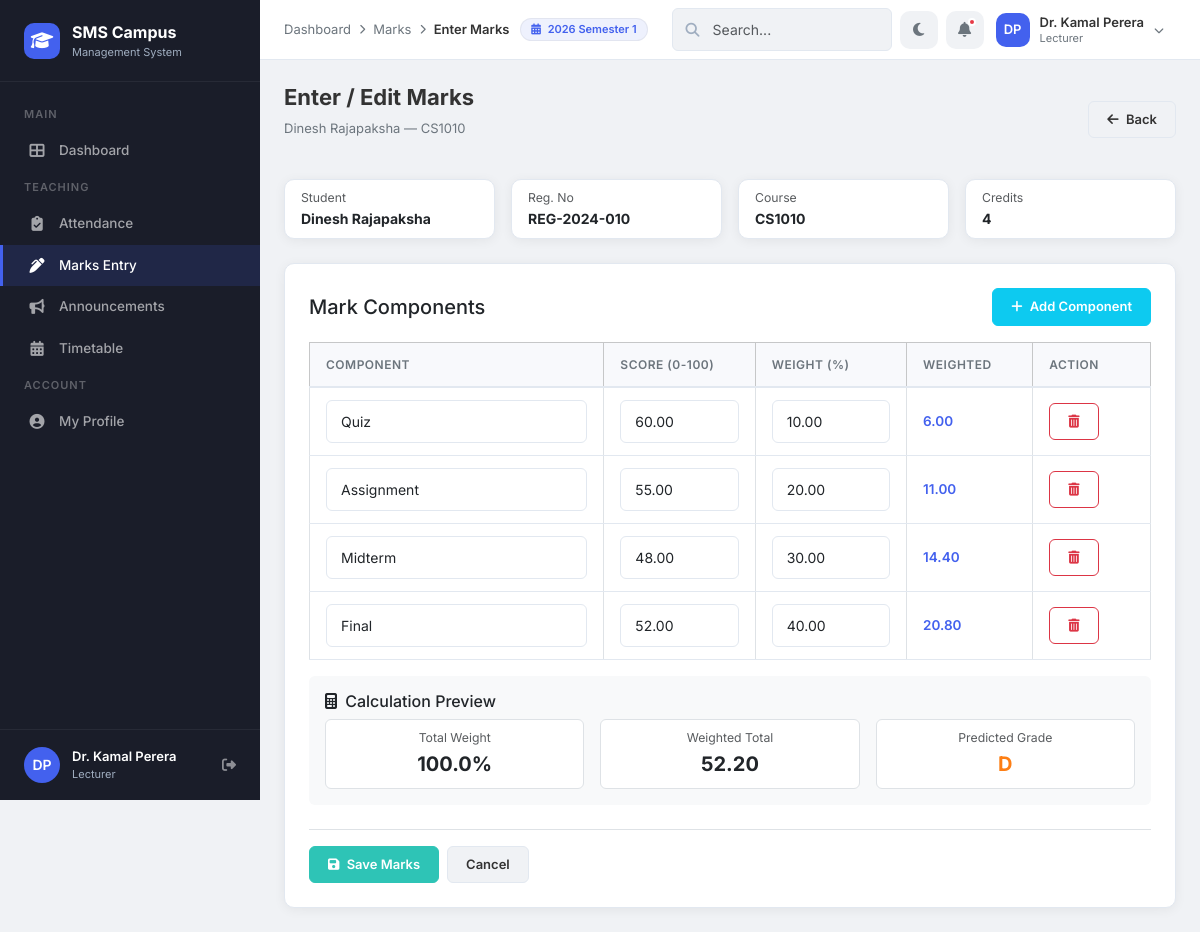
/modules/marks/edit.php?student_id=5&course_id=1 (signed in), run on the app's committed database.
### tables this page shows
CREATE TABLE IF NOT EXISTS `academic_periods` (
    `period_id`  INT(11)      NOT NULL AUTO_INCREMENT,
    `name`       VARCHAR(100) NOT NULL,
    `start_date` DATE         NOT NULL,
    `end_date`   DATE         NOT NULL,
    `is_current` TINYINT(1)   NOT NULL DEFAULT 0,
    PRIMARY KEY (`period_id`)
);

CREATE TABLE IF NOT EXISTS `students` (
    `student_id`      INT(11)      NOT NULL AUTO_INCREMENT,
    `user_id`         INT(11)      NOT NULL,
    `registration_no` VARCHAR(50)  NOT NULL,
    `department`      VARCHAR(100) NOT NULL,
    `intake_year`     YEAR(4)      NOT NULL,
    `status`          ENUM('active','suspended','graduated') DEFAULT 'active',
    PRIMARY KEY (`student_id`),
    UNIQUE KEY `uk_students_reg` (`registration_no`),
    KEY `fk_students_user` (`user_id`),
    CONSTRAINT `fk_students_user` FOREIGN KEY (`user_id`) REFERENCES `users` (`id`) ON DELETE CASCADE
);

CREATE TABLE IF NOT EXISTS `users` (
    `id`         INT(11)      NOT NULL AUTO_INCREMENT,
    `full_name`  VARCHAR(100) NOT NULL,
    `email`      VARCHAR(100) NOT NULL,
    `password`   VARCHAR(255) NOT NULL,
    `role`       ENUM('admin','lecturer','student') NOT NULL DEFAULT 'student',
    `created_at` TIMESTAMP    NOT NULL DEFAULT CURRENT_TIMESTAMP,
    PRIMARY KEY (`id`),
    UNIQUE KEY `uk_users_email` (`email`)
);

CREATE TABLE IF NOT EXISTS `courses` (
    `course_id`   INT(11)      NOT NULL AUTO_INCREMENT,
    `course_code` VARCHAR(20)  NOT NULL,
    `course_name` VARCHAR(150) NOT NULL,
    `credits`     INT(11)      NOT NULL DEFAULT 3,
    `created_at`  TIMESTAMP    NOT NULL DEFAULT CURRENT_TIMESTAMP,
    PRIMARY KEY (`course_id`),
    UNIQUE KEY `uk_courses_code` (`course_code`)
);

CREATE TABLE IF NOT EXISTS `marks` (
    `mark_id`    INT(11)       NOT NULL AUTO_INCREMENT,
    `student_id` INT(11)       NOT NULL,
    `course_id`  INT(11)       NOT NULL,
    `component`  VARCHAR(100)  NOT NULL,
    `score`      DECIMAL(5,2)  NOT NULL DEFAULT 0.00,
    `weight`     DECIMAL(5,2)  NOT NULL DEFAULT 0.00,
    PRIMARY KEY (`mark_id`),
    CONSTRAINT `fk_marks_student` FOREIGN KEY (`student_id`) REFERENCES `students` (`student_id`) ON DELETE CASCADE,
    CONSTRAINT `fk_marks_course`  FOREIGN KEY (`course_id`)  REFERENCES `courses`  (`course_id`)  ON DELETE CASCADE
);

### includes/helpers.php (called while the page is built, shortened)
<?php
function e($value) {
    return htmlspecialchars($value ?? '', ENT_QUOTES, 'UTF-8');
}
?>

### modules/marks/edit.php (the view, shortened to what this page needs)
<?php
require_once '../../includes/helpers.php';
require_once '../../config/db.php';
$studentId = isset($_GET['student_id']) ? intval($_GET['student_id']) : 0;
$courseId  = isset($_GET['course_id']) ? intval($_GET['course_id']) : 0;
$stmt = $pdo->prepare("SELECT s.student_id, s.registration_no, u.full_name FROM students s INNER JOIN users u ON s.user_id = u.id WHERE s.student_id = ?");
$stmt->execute([$studentId]);
$student = $stmt->fetch();
$stmt = $pdo->prepare("SELECT * FROM courses WHERE course_id = ?");
$stmt->execute([$courseId]);
$course = $stmt->fetch();
$stmt = $pdo->prepare("SELECT component, score, weight FROM marks WHERE student_id = ? AND course_id = ? ORDER BY mark_id ASC");
$stmt->execute([$studentId, $courseId]);
$existingMarks = $stmt->fetchAll();
$breadcrumbs = [
    ['label' => 'Dashboard', 'url' => '../../dashboards/lecturer_dashboard.php'],
    ['label' => 'Marks', 'url' => 'index.php?course_id=' . $courseId],
    ['label' => 'Enter Marks']
];
require_once '../../includes/header.php';
?>
<div class="page-header">
    <div><h1>Enter / Edit Marks</h1><p><?php echo e($student['full_name']); ?> — <?php echo e($course['course_code']); ?></p></div>
    <a href="index.php?course_id=<?php echo $courseId; ?>" class="btn btn-light"><i class="fas fa-arrow-left me-1"></i> Back</a>
</div>
<div class="row g-3 mb-4">
    <div class="col-md-3"><div class="card"><div class="card-body py-2 px-3"><small class="text-muted d-block">Student</small><strong><?php echo e($student['full_name']); ?></strong></div></div></div>
    <div class="col-md-3"><div class="card"><div class="card-body py-2 px-3"><small class="text-muted d-block">Reg. No</small><strong><?php echo e($student['registration_no']); ?></strong></div></div></div>
    <div class="col-md-3"><div class="card"><div class="card-body py-2 px-3"><small class="text-muted d-block">Course</small><strong><?php echo e($course['course_code']); ?></strong></div></div></div>
    <div class="col-md-3"><div class="card"><div class="card-body py-2 px-3"><small class="text-muted d-block">Credits</small><strong><?php echo $course['credits']; ?></strong></div></div></div>
</div>
<div class="card">
    <div class="card-body p-4">
        <div class="d-flex justify-content-between align-items-center mb-3">
            <h5 class="mb-0">Mark Components</h5>
            <button type="button" class="btn btn-sm btn-info text-white" onclick="addComponent()"><i class="fas fa-plus me-1"></i> Add Component</button>
        </div>
        <form method="POST" action="" id="marksForm">
            <div class="table-responsive">
                <table class="table table-bordered mb-0" id="marksTable">
                    <thead class="table-light">
                        <tr><th style="width:35%;">Component</th><th style="width:18%;">Score (0-100)</th><th style="width:18%;">Weight (%)</th><th style="width:15%;">Weighted</th><th style="width:14%;">Action</th></tr>
                    </thead>
                    <tbody id="componentsBody">
                        <?php if (!empty($existingMarks)): ?>
                            <?php foreach ($existingMarks as $mark): ?>
                            <tr class="component-row">
                                <td><input type="text" class="form-control form-control-sm" name="components[]" value="<?php echo e($mark['component']); ?>" placeholder="e.g. Quiz" required></td>
                                <td><input type="number" class="form-control form-control-sm" name="scores[]" value="<?php echo e($mark['score']); ?>" min="0" max="100" step="0.01" oninput="updateCalc()" required></td>
                                <td><input type="number" class="form-control form-control-sm" name="weights[]" value="<?php echo e($mark['weight']); ?>" min="0" max="100" step="0.01" oninput="updateCalc()" required></td>
                                <td class="weighted-value fw-600 text-primary align-middle">—</td>
                                <td><button type="button" class="btn btn-sm btn-outline-danger" onclick="removeRow(this)"><i class="fas fa-trash-alt"></i></button></td>
                            </tr>
                            <?php endforeach; ?>
                        <?php endif; ?>
                    </tbody>
                </table>
            </div>
            <div class="bg-light rounded p-3 mt-3">
                <h6 class="mb-2"><i class="fas fa-calculator me-1"></i> Calculation Preview</h6>
                <div class="row g-3 text-center">
                    <div class="col-md-4"><div class="bg-white rounded p-2 border"><small class="text-muted d-block">Total Weight</small><strong id="totalWeight" class="fs-5">0%</strong></div></div>
                    <div class="col-md-4"><div class="bg-white rounded p-2 border"><small class="text-muted d-block">Weighted Total</small><strong id="totalScore" class="fs-5">0.00</strong></div></div>
                    <div class="col-md-4"><div class="bg-white rounded p-2 border"><small class="text-muted d-block">Predicted Grade</small><strong id="predictedGrade" class="fs-5">—</strong></div></div>
                </div>
            </div>
            <div class="d-flex gap-2 pt-3 mt-4 border-top">
                <button type="submit" class="btn btn-success"><i class="fas fa-save me-1"></i> Save Marks</button>
                <a href="index.php?course_id=<?php echo $courseId; ?>" class="btn btn-light">Cancel</a>
            </div>
        </form>
    </div>
</div>
<?php require_once '../../includes/footer.php'; ?>

### includes/header.php (shortened to what this page needs)
<?php
if (!isset($hideSearch))   $hideSearch  = false;
if (!isset($isLoginPage)) $isLoginPage = false;
$_scriptPath = $_SERVER['SCRIPT_NAME'];
if (strpos($_scriptPath, '/dashboards/') !== false) {
    $assetBase = '../assets/';
} elseif (strpos($_scriptPath, '/modules/') !== false) {
    $assetBase = '../../assets/';
} else {
    $assetBase = 'assets/';
}
if (strpos($_scriptPath, '/dashboards/') !== false) {
    $includeBase = '../includes/';
} elseif (strpos($_scriptPath, '/modules/') !== false) {
    $includeBase = '../../includes/';
} else {
    $includeBase = 'includes/';
}
$userName   = $_SESSION['full_name'] ?? 'User';
$userRole   = $_SESSION['role'] ?? 'guest';
$nameParts  = explode(' ', $userName);
$_initials  = strtoupper(substr($nameParts[0], 0, 1));
if (count($nameParts) > 1) {
    $_initials .= strtoupper(substr(end($nameParts), 0, 1));
}
?>
<!DOCTYPE html>
<html lang="en">
<head>
    <link href="https://cdn.jsdelivr.net/npm/bootstrap@5.3.3/dist/css/bootstrap.min.css" rel="stylesheet">
    <link href="https://cdnjs.cloudflare.com/ajax/libs/font-awesome/6.5.1/css/all.min.css" rel="stylesheet">
    <link href="<?php echo $assetBase; ?>css/style.css" rel="stylesheet">
</head>
<body class="<?php echo $isLoginPage ? 'login-body' : ''; ?>">
<?php if (!$isLoginPage): ?>
    <?php require_once $includeBase . 'sidebar.php'; ?>
    <header class="topbar">
        <div class="topbar-left">
            <?php if (!empty($breadcrumbs)): ?>
            <div class="breadcrumb-nav">
                <?php foreach ($breadcrumbs as $i => $crumb): ?>
                    <?php if ($i > 0): ?><span class="separator"><i class="fas fa-chevron-right"></i></span><?php endif; ?>
                    <?php if (isset($crumb['url'])): ?>
                        <a href="<?php echo $crumb['url']; ?>"><?php echo htmlspecialchars($crumb['label']); ?></a>
                    <?php else: ?>
                        <span class="current"><?php echo htmlspecialchars($crumb['label']); ?></span>
                    <?php endif; ?>
                <?php endforeach; ?>
            </div>
            <?php endif; ?>
        </div>
        <div class="topbar-right">
            <div class="d-none d-md-flex align-items-center me-3" style="font-size: 13px;">
                <?php
                $currentPeriodName = 'No Active Period';
                if (isset($pdo)) {
                    try {
                        $cpStmt = $pdo->query("SELECT name FROM academic_periods WHERE is_current = 1 LIMIT 1");
                        if ($cp = $cpStmt->fetch()) {
                            $currentPeriodName = $cp['name'];
                        }
                    } catch (PDOException $e) {}
                }
                ?>
                <span class="badge" style="background:var(--primary-light); color:var(--primary); padding: 5px 10px; border: 1px solid rgba(0,0,0,0.05);"><i class="fas fa-calendar-alt me-1"></i> <?php echo htmlspecialchars($currentPeriodName); ?></span>
            </div>
            <?php if (!$hideSearch): ?>
            <div class="search-box d-none d-md-block" style="width:220px;">
                <i class="fas fa-search"></i>
                <input type="text" class="form-control form-control-sm" placeholder="Search...">
            </div>
            <?php endif; ?>
            <button class="topbar-icon-btn" id="darkModeToggle" title="Toggle Dark Mode">
                <i class="fas fa-moon"></i>
            </button>
            <button class="topbar-icon-btn" title="Notifications">
                <i class="fas fa-bell"></i>
                <span class="notification-dot"></span>
            </button>
            <div class="dropdown">
                <div class="user-dropdown" data-bs-toggle="dropdown" aria-expanded="false">
                    <div class="avatar-sm"><?php echo $_initials; ?></div>
                    <div class="user-meta d-none d-sm-block">
                        <div class="name"><?php echo htmlspecialchars($userName); ?></div>
                        <div class="role"><?php echo ucfirst($userRole); ?></div>
                    </div>
                    <i class="fas fa-chevron-down" style="font-size:10px; color:var(--text-muted);"></i>
                </div>
            </div>
        </div>
    </header>
    <main class="main-content">
<?php endif; ?>

### data on the page
academic_periods: name "2026 Semester 1"
students: user.full_name "Dinesh Rajapaksha", registration_no "REG-2024-010"
courses: course_code "CS1010", credits "4"
marks: component "Quiz", score "60.00", weight "10.00"
marks: component "Assignment", score "55.00", weight "20.00"
marks: component "Midterm", score "48.00", weight "30.00"
marks: component "Final", score "52.00", weight "40.00"

### other printed values
$initials "DP"
$userName "Dr. Kamal Perera"
$role "Lecturer"
$crumb['label'] "Dashboard"
$crumb['label'] "Marks"
$crumb['label'] "Enter Marks"
$_initials "DP"
$userRole "Lecturer"
